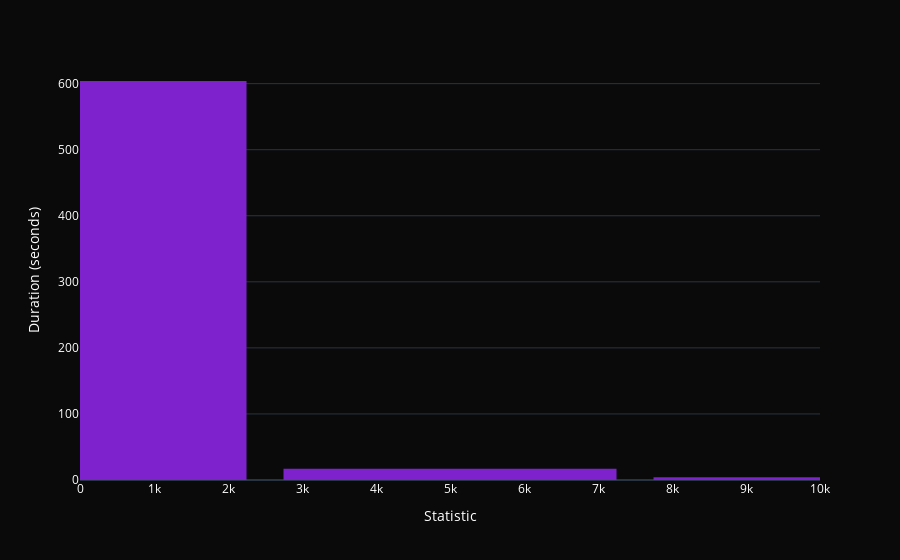

Notebook source saved alongside this figure:
### Markdown cell above
<div style= padding:18px 24px; border-radius:1px; text-align:center;">
  <span style="color:#f; font-size:20px; font-weight:100;">
    Determine if any differences you find are statistically significant
    <br>
    <br>
    Mann–Whitney U test
    <br>
    H0 (Null Hypothesis) - There is no significant difference between the duration of manual and auto.
    <br>
    H1 (Alternative Hypothesis ) - There is a significant difference between the duration of manual and auto.
    <br>
    Let's set significance level at 0.05
  </span>
</div>

### Code cell
fig = px.histogram( epi.loc[epi["open_type"] == "manual"],
    x="duration_sec",color_discrete_sequence = ["#7e22ce"], range_x = (0,10000))
update_layout(fig)
fig.update_layout(
    xaxis_title="Statistic",
    yaxis_title="Duration (seconds)",
    title_font=dict(size=20, color=JB_COLORS["text"], family="Arial Black")
)
fig.show()

### Figure 1 — Plotly figure (JSON) as saved in the notebook; plotly's stock layout.template omitted (floating-point values rounded to 4 significant figures; data arrays with more than 128 entries replaced by an {"elided": "..."} marker saying what was removed)
{"data": [{"alignmentgroup": "True", "bingroup": "x", "hovertemplate": "duration_sec=%{x}<br>count=%{y}<extra></extra>", "legendgroup": "", "marker": {"color": "#7e22ce", "pattern": {"shape": ""}}, "name": "", "offsetgroup": "", "orientation": "v", "showlegend": false, "x": {"elided": "651 float values"}, "xaxis": "x", "yaxis": "y", "type": "histogram"}], "layout": {"xaxis": {"anchor": "y", "domain": [0.0, 1.0], "title": {"text": "Statistic"}, "range": [0, 10000]}, "yaxis": {"anchor": "x", "domain": [0.0, 1.0], "title": {"text": "Duration (seconds)"}}, "legend": {"tracegroupgap": 0}, "margin": {"t": 60}, "barmode": "relative", "font": {"color": "#ffffff"}, "title": {"font": {"size": 20, "color": "#ffffff", "family": "Arial Black"}}, "bargap": 0.1, "paper_bgcolor": "#0a0a0a", "plot_bgcolor": "#0a0a0a"}}
